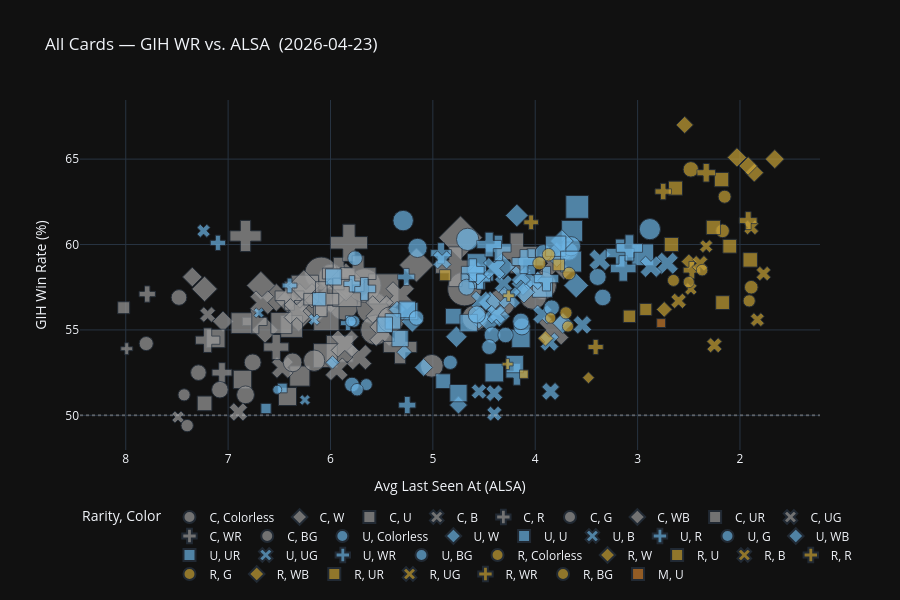

The code cell stored with this chart in its notebook:
### Markdown cell above
## Snapshot — Latest Day Rankings
Scatter all cards by GIH WR vs. ALSA for the most recent data file. Hover for details.

### Code cell
latest = df_all[df_all["Date"] == df_all["Date"].max()].copy()
latest["Rarity"] = pd.Categorical(latest["Rarity"], categories=RARITY_ORDER, ordered=True)
latest = latest.dropna(subset=["GIH WR", "ALSA"])

fig = px.scatter(
    latest,
    x="ALSA", y="GIH WR",
    color="Rarity",
    color_discrete_map=RARITY_COLORS,
    symbol="Color",
    size="# GIH",
    size_max=24,
    hover_name="Name",
    hover_data={
        "Color": True, "Rarity": True, "# GIH": True,
        "ALSA": ":.2f", "GIH WR": ":.1f", "IIH": ":.1f",
    },
    labels={"GIH WR": "GIH Win Rate (%)", "ALSA": "Avg Last Seen At (ALSA)"},
    title=f"All Cards — GIH WR vs. ALSA  ({pd.Timestamp(latest['Date'].iloc[0]).date()})",
    template="plotly_dark",
)
# Higher ALSA = picked later = lower priority; invert x so best cards sit top-right
fig.update_xaxes(autorange="reversed")
fig.add_hline(y=50, line=dict(dash="dot", color="rgba(200,200,200,0.35)"))
fig.update_layout(height=600, legend=dict(orientation="h", y=-0.15))
fig.show()

### Figure 1 — Plotly figure (JSON) as saved in the notebook; plotly's stock layout.template omitted (floating-point values rounded to 4 significant figures)
{"data": [{"customdata": [["Colorless", "C", 1635, 4.6], ["Colorless", "C", 1617, -0.6], ["Colorless", "C", 1318, -1.6], ["Colorless", "C", 4387, 4.9], ["Colorless", "C", 7237, 2.4], ["Colorless", "C", 5282, 0.1], ["Colorless", "C", 6734, 3.4], ["Colorless", "C", 7440, 3.9], ["Colorless", "C", 7639, 2.6], ["Colorless", "C", 5925, 0.5]], "hovertemplate": "<b>%{hovertext}</b><br><br>Rarity=%{customdata[1]}<br>Color=%{customdata[0]}<br>Avg Last Seen At (ALSA)=%{x:.2f}<br>GIH Win Rate (%)=%{y:.1f}<br># GIH=%{customdata[2]}<br>IIH=%{customdata[3]:.1f}<extra></extra>", "hovertext": ["Rancorous Archaic", "Mage Tower Referee", "Page, Loose Leaf", "Potioner's Trove", "Fields of Strife", "Forum of Amity", "Paradox Gardens", "Spectacle Summit", "Terramorphic Expanse", "Titan's Grave"], "legendgroup": "C, Colorless", "marker": {"color": "#9b9b9b", "size": [1635, 1617, 1318, 4387, 7237, 5282, 6734, 7440, 7639, 5925], "sizemode": "area", "sizeref": 13.26, "symbol": "circle"}, "mode": "markers", "name": "C, Colorless", "orientation": "v", "showlegend": true, "type": "scatter", "x": [7.48, 7.29, 7.8, 5.99, 6.09, 5.87, 5.59, 5.67, 4.69, 5.56], "xaxis": "x", "y": [56.9, 52.5, 54.2, 58.1, 58.3, 56.4, 56.3, 57.6, 57.4, 55.0], "yaxis": "y"}, {"customdata": [["W", "C", 4587, 2.1], ["W", "C", 3069, 0.1], ["W", "C", 4084, 1.1], ["W", "C", 3914, -1.3], ["W", "C", 7456, 2.6], ["W", "C", 2285, 2], ["W", "C", 1517, 1.4], ["W", "C", 3678, -2.1], ["W", "C", 1679, -1.2], ["W", "C", 2758, -2.3], ["W", "C", 3818, -0.5], ["W", "C", 5723, -0.5]], "hovertemplate": "<b>%{hovertext}</b><br><br>Rarity=%{customdata[1]}<br>Color=%{customdata[0]}<br>Avg Last Seen At (ALSA)=%{x:.2f}<br>GIH Win Rate (%)=%{y:.1f}<br># GIH=%{customdata[2]}<br>IIH=%{customdata[3]:.1f}<extra></extra>", "hovertext": ["Ajani's Response", "Ascendant Dustspeaker", "Dig Site Inventory", "Eager Glyphmage", "Elite Interceptor", "Honorbound Page", "Interjection", "Owlin Historian", "Rapier Wit", "Rehearsed Debater", "Shattered Acolyte", "Stone Docent"], "legendgroup": "C, W", "marker": {"color": "#9b9b9b", "size": [4587, 3069, 4084, 3914, 7456, 2285, 1517, 3678, 1679, 2758, 3818, 5723], "sizemode": "area", "sizeref": 13.26, "symbol": "diamond"}, "mode": "markers", "name": "C, W", "orientation": "v", "showlegend": true, "type": "scatter", "x": [5.16, 6.53, 5.86, 6.15, 4.73, 6.42, 7.35, 6.31, 7.05, 6.64, 6.0, 5.85], "xaxis": "x", "y": [58.8, 56.9, 57.7, 56.2, 60.4, 56.7, 58.1, 55.8, 55.5, 55.0, 56.9, 57.8], "yaxis": "y"}, {"customdata": [["U", "C", 3159, 3.3], ["U", "C", 952, 2.7], ["U", "C", 2708, 0.8], ["U", "C", 6028, 5.1], ["U", "C", 4724, 0.8], ["U", "C", 3771, 2.8], ["U", "C", 2264, 5], ["U", "C", 2258, 2.4], ["U", "C", 2939, 5], ["U", "C", 4997, 4.1], ["U", "C", 2165, 1.2], ["U", "C", 1433, -1.8]], "hovertemplate": "<b>%{hovertext}</b><br><br>Rarity=%{customdata[1]}<br>Color=%{customdata[0]}<br>Avg Last Seen At (ALSA)=%{x:.2f}<br>GIH Win Rate (%)=%{y:.1f}<br># GIH=%{customdata[2]}<br>IIH=%{customdata[3]:.1f}<extra></extra>", "hovertext": ["Banishing Betrayal", "Chase Inspiration", "Deluge Virtuoso", "Essence Scatter", "Hydro-Channeler", "Landscape Painter", "Muse's Encouragement", "Procrastinate", "Quick Study", "Run Behind", "Spellbook Seeker", "Textbook Tabulator"], "legendgroup": "C, U", "marker": {"color": "#9b9b9b", "size": [3159, 952, 2708, 6028, 4724, 3771, 2264, 2258, 2939, 4997, 2165, 1433], "sizemode": "area", "sizeref": 13.26, "symbol": "square"}, "mode": "markers", "name": "C, U", "orientation": "v", "showlegend": true, "type": "scatter", "x": [6.38, 8.02, 6.3, 5.48, 5.91, 6.05, 7.12, 6.86, 6.48, 6.25, 6.42, 7.23], "xaxis": "x", "y": [55.2, 56.3, 52.3, 57.4, 53.9, 53.5, 54.5, 52.1, 55.4, 57.4, 51.1, 50.7], "yaxis": "y"}, {"customdata": [["B", "C", 3436, 0.4], ["B", "C", 3280, -1.8], ["B", "C", 2660, -0.5], ["B", "C", 3121, 0.4], ["B", "C", 5482, 3.4], ["B", "C", 1233, 0.3], ["B", "C", 4125, 1.6], ["B", "C", 1710, -4.1], ["B", "C", 3916, 1.4], ["B", "C", 2394, -1], ["B", "C", 757, -1], ["B", "C", 4726, 0.8]], "hovertemplate": "<b>%{hovertext}</b><br><br>Rarity=%{customdata[1]}<br>Color=%{customdata[0]}<br>Avg Last Seen At (ALSA)=%{x:.2f}<br>GIH Win Rate (%)=%{y:.1f}<br># GIH=%{customdata[2]}<br>IIH=%{customdata[3]:.1f}<extra></extra>", "hovertext": ["Adventurous Eater", "Burrog Banemaker", "Cheerful Osteomancer", "Cost of Brilliance", "Last Gasp", "Masterful Flourish", "Melancholic Poet", "Pull from the Grave", "Send in the Pest", "Sneering Shadewriter", "Ulna Alley Shopkeep", "Wander Off"], "legendgroup": "C, B", "marker": {"color": "#9b9b9b", "size": [3436, 3280, 2660, 3121, 5482, 1233, 4125, 1710, 3916, 2394, 757, 4726], "sizemode": "area", "sizeref": 13.26, "symbol": "x"}, "mode": "markers", "name": "C, B", "orientation": "v", "showlegend": true, "type": "scatter", "x": [5.49, 5.72, 5.94, 6.24, 3.8, 7.2, 5.32, 6.9, 5.52, 6.47, 7.49, 3.82], "xaxis": "x", "y": [54.8, 53.4, 52.7, 57.0, 58.9, 55.9, 57.0, 50.2, 56.2, 52.8, 49.9, 55.0], "yaxis": "y"}, {"customdata": [["R", "C", 1225, 1.6], ["R", "C", 3861, 1.4], ["R", "C", 5203, -0.1], ["R", "C", 4886, 4], ["R", "C", 659, 3.9], ["R", "C", 6389, 4.1], ["R", "C", 2839, 2.8], ["R", "C", 1832, -1.3], ["R", "C", 2914, 0.4], ["R", "C", 7295, 3.6], ["R", "C", 7454, 5], ["R", "C", 2773, -0.4]], "hovertemplate": "<b>%{hovertext}</b><br><br>Rarity=%{customdata[1]}<br>Color=%{customdata[0]}<br>Avg Last Seen At (ALSA)=%{x:.2f}<br>GIH Win Rate (%)=%{y:.1f}<br># GIH=%{customdata[2]}<br>IIH=%{customdata[3]:.1f}<extra></extra>", "hovertext": ["Ancestral Anger", "Expressive Firedancer", "Goblin Glasswright", "Heated Argument", "Rearing Embermare", "Rubble Rouser", "Seize the Spoils", "Strife Scholar", "Tackle Artist", "Tome Blast", "Unsubtle Mockery", "Zealous Lorecaster"], "legendgroup": "C, R", "marker": {"color": "#9b9b9b", "size": [1225, 3861, 5203, 4886, 659, 6389, 2839, 1832, 2914, 7295, 7454, 2773], "sizemode": "area", "sizeref": 13.26, "symbol": "cross"}, "mode": "markers", "name": "C, R", "orientation": "v", "showlegend": true, "type": "scatter", "x": [7.79, 6.4, 5.32, 5.92, 7.99, 5.82, 6.74, 7.06, 6.53, 4.78, 4.18, 7.2], "xaxis": "x", "y": [57.1, 57.0, 54.0, 58.3, 53.9, 60.1, 55.5, 52.5, 54.0, 58.7, 59.5, 54.4], "yaxis": "y"}, {"customdata": [["G", "C", 4516, 3.1], ["G", "C", 1835, -2.1], ["G", "C", 977, 0.6], ["G", "C", 3008, 0.8], ["G", "C", 4938, 3.1], ["G", "C", 1014, -1.2], ["G", "C", 2338, 1.5], ["G", "C", 5251, 5.6], ["G", "C", 2120, 0], ["G", "C", 1896, 2.2]], "hovertemplate": "<b>%{hovertext}</b><br><br>Rarity=%{customdata[1]}<br>Color=%{customdata[0]}<br>Avg Last Seen At (ALSA)=%{x:.2f}<br>GIH Win Rate (%)=%{y:.1f}<br># GIH=%{customdata[2]}<br>IIH=%{customdata[3]:.1f}<extra></extra>", "hovertext": ["Burrog Barrage", "Follow the Lumarets", "Hungry Graffalon", "Mindful Biomancer", "Noxious Newt", "Oracle's Restoration", "Shopkeeper's Bane", "Studious First-Year", "Tenured Concocter", "Wild Hypothesis"], "legendgroup": "C, G", "marker": {"color": "#9b9b9b", "size": [4516, 1835, 977, 3008, 4938, 1014, 2338, 5251, 2120, 1896], "sizemode": "area", "sizeref": 13.26, "symbol": "circle"}, "mode": "markers", "name": "C, G", "orientation": "v", "showlegend": true, "type": "scatter", "x": [5.41, 7.08, 7.43, 6.16, 4.33, 7.4, 6.37, 3.93, 6.83, 6.76], "xaxis": "x", "y": [55.6, 51.5, 51.2, 53.2, 56.6, 49.4, 53.1, 57.6, 51.2, 53.1], "yaxis": "y"}, {"customdata": [["WB", "C", 3150, 0.2], ["WB", "C", 3889, -0.3], ["WB", "C", 2563, -0.3]], "hovertemplate": "<b>%{hovertext}</b><br><br>Rarity=%{customdata[1]}<br>Color=%{customdata[0]}<br>Avg Last Seen At (ALSA)=%{x:.2f}<br>GIH Win Rate (%)=%{y:.1f}<br># GIH=%{customdata[2]}<br>IIH=%{customdata[3]:.1f}<extra></extra>", "hovertext": ["Imperious Inkmage", "Inkling Mascot", "Render Speechless"], "legendgroup": "C, WB", "marker": {"color": "#9b9b9b", "size": [3150, 3889, 2563], "sizemode": "area", "sizeref": 13.26, "symbol": "diamond"}, "mode": "markers", "name": "C, WB", "orientation": "v", "showlegend": true, "type": "scatter", "x": [6.68, 6.26, 7.23], "xaxis": "x", "y": [57.6, 57.6, 57.4], "yaxis": "y"}, {"customdata": [["UR", "C", 4286, 2.5], ["UR", "C", 2856, 3.7], ["UR", "C", 5361, 5.7]], "hovertemplate": "<b>%{hovertext}</b><br><br>Rarity=%{customdata[1]}<br>Color=%{customdata[0]}<br>Avg Last Seen At (ALSA)=%{x:.2f}<br>GIH Win Rate (%)=%{y:.1f}<br># GIH=%{customdata[2]}<br>IIH=%{customdata[3]:.1f}<extra></extra>", "hovertext": ["Elemental Mascot", "Stadium Tidalmage", "Visionary's Dance"], "legendgroup": "C, UR", "marker": {"color": "#9b9b9b", "size": [4286, 2856, 5361], "sizemode": "area", "sizeref": 13.26, "symbol": "square"}, "mode": "markers", "name": "C, UR", "orientation": "v", "showlegend": true, "type": "scatter", "x": [6.04, 6.87, 5.84], "xaxis": "x", "y": [55.7, 55.4, 57.2], "yaxis": "y"}, {"customdata": [["UG", "C", 3281, 3.9], ["UG", "C", 2871, 5.7], ["UG", "C", 3845, 2]], "hovertemplate": "<b>%{hovertext}</b><br><br>Rarity=%{customdata[1]}<br>Color=%{customdata[0]}<br>Avg Last Seen At (ALSA)=%{x:.2f}<br>GIH Win Rate (%)=%{y:.1f}<br># GIH=%{customdata[2]}<br>IIH=%{customdata[3]:.1f}<extra></extra>", "hovertext": ["Embrace the Paradox", "Fractal Mascot", "Pterafractyl"], "legendgroup": "C, UG", "marker": {"color": "#9b9b9b", "size": [3281, 2871, 3845], "sizemode": "area", "sizeref": 13.26, "symbol": "x"}, "mode": "markers", "name": "C, UG", "orientation": "v", "showlegend": true, "type": "scatter", "x": [6.33, 6.67, 5.86], "xaxis": "x", "y": [56.1, 56.6, 54.2], "yaxis": "y"}, {"customdata": [["WR", "C", 4494, 3.5], ["WR", "C", 5640, -2.7], ["WR", "C", 5887, 1.8]], "hovertemplate": "<b>%{hovertext}</b><br><br>Rarity=%{customdata[1]}<br>Color=%{customdata[0]}<br>Avg Last Seen At (ALSA)=%{x:.2f}<br>GIH Win Rate (%)=%{y:.1f}<br># GIH=%{customdata[2]}<br>IIH=%{customdata[3]:.1f}<extra></extra>", "hovertext": ["Pursue the Past", "Spirit Mascot", "Wilt in the Heat"], "legendgroup": "C, WR", "marker": {"color": "#9b9b9b", "size": [4494, 5640, 5887], "sizemode": "area", "sizeref": 13.26, "symbol": "cross"}, "mode": "markers", "name": "C, WR", "orientation": "v", "showlegend": true, "type": "scatter", "x": [6.83, 6.09, 5.73], "xaxis": "x", "y": [60.5, 56.8, 58.3], "yaxis": "y"}, {"customdata": [["BG", "C", 4317, 1.7], ["BG", "C", 4940, 3.4], ["BG", "C", 3450, -1.3]], "hovertemplate": "<b>%{hovertext}</b><br><br>Rarity=%{customdata[1]}<br>Color=%{customdata[0]}<br>Avg Last Seen At (ALSA)=%{x:.2f}<br>GIH Win Rate (%)=%{y:.1f}<br># GIH=%{customdata[2]}<br>IIH=%{customdata[3]:.1f}<extra></extra>", "hovertext": ["Bogwater Lumaret", "Grapple with Death", "Pest Mascot"], "legendgroup": "C, BG", "marker": {"color": "#9b9b9b", "size": [4317, 4940, 3450], "sizemode": "area", "sizeref": 13.26, "symbol": "circle"}, "mode": "markers", "name": "C, BG", "orientation": "v", "showlegend": true, "type": "scatter", "x": [4.59, 4.02, 5.01], "xaxis": "x", "y": [55.7, 57.0, 52.9], "yaxis": "y"}, {"customdata": [["Colorless", "U", 2458, 8.6], ["Colorless", "U", 1438, 8], ["Colorless", "U", 1439, -0.8], ["Colorless", "U", 3323, 4.5]], "hovertemplate": "<b>%{hovertext}</b><br><br>Rarity=%{customdata[1]}<br>Color=%{customdata[0]}<br>Avg Last Seen At (ALSA)=%{x:.2f}<br>GIH Win Rate (%)=%{y:.1f}<br># GIH=%{customdata[2]}<br>IIH=%{customdata[3]:.1f}<extra></extra>", "hovertext": ["Sundering Archaic", "Transcendent Archaic", "Diary of Dreams", "Strixhaven Skycoach"], "legendgroup": "U, Colorless", "marker": {"color": "#6cb4e4", "size": [2458, 1438, 1439, 3323], "sizemode": "area", "sizeref": 13.26, "symbol": "circle"}, "mode": "markers", "name": "U, Colorless", "orientation": "v", "showlegend": true, "type": "scatter", "x": [5.15, 5.76, 5.79, 4.66], "xaxis": "x", "y": [59.8, 59.2, 51.8, 60.3], "yaxis": "y"}, {"customdata": [["W", "U", 715, -0.7], ["W", "U", 1262, -5.5], ["W", "U", 892, -1.4], ["W", "U", 2873, 1.4], ["W", "U", 2081, -0.7], ["W", "U", 1864, -1.1], ["W", "U", 2417, 0.8], ["W", "U", 1937, -0.7], ["W", "U", 1270, -4.8], ["W", "U", 2119, 0.3], ["W", "U", 1810, -3.8], ["W", "U", 1060, 0.4], ["W", "U", 1853, -2.2], ["W", "U", 2448, 3.8]], "hovertemplate": "<b>%{hovertext}</b><br><br>Rarity=%{customdata[1]}<br>Color=%{customdata[0]}<br>Avg Last Seen At (ALSA)=%{x:.2f}<br>GIH Win Rate (%)=%{y:.1f}<br># GIH=%{customdata[2]}<br>IIH=%{customdata[3]:.1f}<extra></extra>", "hovertext": ["Daydream", "Ennis, Debate Moderator", "Graduation Day", "Group Project", "Inkshape Demonstrator", "Primary Research", "Quill-Blade Laureate", "Soaring Stoneglider", "Spiritcall Enthusiast", "Stand Up for Yourself", "Summoned Dromedary", "Helping Hand", "Hop to It", "Repel Calamity"], "legendgroup": "U, W", "marker": {"color": "#6cb4e4", "size": [715, 1262, 892, 2873, 2081, 1864, 2417, 1937, 1270, 2119, 1810, 1060, 1853, 2448], "sizemode": "area", "sizeref": 13.26, "symbol": "diamond"}, "mode": "markers", "name": "U, W", "orientation": "v", "showlegend": true, "type": "scatter", "x": [5.98, 4.75, 5.28, 4.33, 4.44, 4.55, 3.6, 4.45, 5.09, 4.12, 4.77, 5.35, 5.2, 3.79], "xaxis": "x", "y": [53.1, 50.6, 53.7, 58.7, 56.6, 55.7, 57.6, 55.5, 52.8, 57.7, 54.6, 56.2, 55.5, 59.4], "yaxis": "y"}, {"customdata": [["U", "U", 1190, 5.5], ["U", "U", 2236, 1.2], ["U", "U", 1737, 4.6], ["U", "U", 1435, 3.2], ["U", "U", 2704, 3.9], ["U", "U", 702, 2.2], ["U", "U", 1972, 2.5], ["U", "U", 2908, 8], ["U", "U", 2292, 0.4], ["U", "U", 1637, 5.2], ["U", "U", 2021, 3.2], ["U", "U", 1819, 4.7], ["U", "U", 1785, 1.7], ["U", "U", 1603, 1.5], ["U", "U", 622, 1.7], ["U", "U", 3091, 6.5]], "hovertemplate": "<b>%{hovertext}</b><br><br>Rarity=%{customdata[1]}<br>Color=%{customdata[0]}<br>Avg Last Seen At (ALSA)=%{x:.2f}<br>GIH Win Rate (%)=%{y:.1f}<br># GIH=%{customdata[2]}<br>IIH=%{customdata[3]:.1f}<extra></extra>", "hovertext": ["Brush Off", "Campus Composer", "Divergent Equation", "Encouraging Aviator", "Flow State", "Fractalize", "Homesickness", "Matterbending Mage", "Muse Seeker", "Orysa, Tide Choreographer", "Tester of the Tangential", "Deduce", "Disdainful Stroke", "Sleight of Hand", "Spell Pierce", "Stock Up"], "legendgroup": "U, U", "marker": {"color": "#6cb4e4", "size": [1190, 2236, 1737, 1435, 2704, 702, 1972, 2908, 2292, 1637, 2021, 1819, 1785, 1603, 622, 3091], "sizemode": "area", "sizeref": 13.26, "symbol": "square"}, "mode": "markers", "name": "U, U", "orientation": "v", "showlegend": true, "type": "scatter", "x": [6.11, 4.14, 5.97, 4.9, 3.93, 6.63, 5.23, 3.64, 4.4, 4.8, 4.65, 5.25, 5.32, 5.39, 6.47, 2.95], "xaxis": "x", "y": [56.8, 54.5, 58.1, 52.0, 57.5, 50.4, 56.1, 60.8, 52.5, 55.8, 55.4, 56.2, 54.5, 55.5, 51.6, 59.4], "yaxis": "y"}, {"customdata": [["B", "U", 904, 8.2], ["B", "U", 1160, -2.1], ["B", "U", 1660, 4.7], ["B", "U", 2375, 3.7], ["B", "U", 1938, 1.3], ["B", "U", 2498, 3.8], ["B", "U", 1632, -2], ["B", "U", 1754, 0.4], ["B", "U", 1444, -0.7], ["B", "U", 1886, 2.9], ["B", "U", 576, -4.8], ["B", "U", 1219, -2.6], ["B", "U", 2356, 3.7], ["B", "U", 1753, 0.8], ["B", "U", 662, 3.1], ["B", "U", 550, 7.9]], "hovertemplate": "<b>%{hovertext}</b><br><br>Rarity=%{customdata[1]}<br>Color=%{customdata[0]}<br>Avg Last Seen At (ALSA)=%{x:.2f}<br>GIH Win Rate (%)=%{y:.1f}<br># GIH=%{customdata[2]}<br>IIH=%{customdata[3]:.1f}<extra></extra>", "hovertext": ["Arcane Omens", "Arnyn, Deathbloom Botanist", "Dissection Practice", "End of the Hunt", "Eternal Student", "Foolish Fate", "Forum Necroscribe", "Lecturing Scornmage", "Leech Collector", "Poisoner's Apprentice", "Rabid Attack", "Scathing Shadelock", "Bitter Triumph", "Feed the Swarm", "Locust Spray", "Stargaze"], "legendgroup": "U, B", "marker": {"color": "#6cb4e4", "size": [904, 1160, 1660, 2375, 1938, 2498, 1632, 1754, 1444, 1886, 576, 1219, 2356, 1753, 662, 550], "sizemode": "area", "sizeref": 13.26, "symbol": "x"}, "mode": "markers", "name": "U, B", "orientation": "v", "showlegend": true, "type": "scatter", "x": [7.24, 4.4, 4.31, 3.37, 4.53, 2.71, 3.85, 4.02, 4.4, 3.93, 6.25, 4.55, 2.87, 3.54, 6.16, 6.7], "xaxis": "x", "y": [60.8, 50.1, 57.7, 59.1, 56.7, 58.9, 51.4, 57.9, 51.3, 55.9, 50.9, 51.4, 58.7, 55.3, 55.6, 56.0], "yaxis": "y"}, {"customdata": [["R", "U", 1076, 6.9], ["R", "U", 2772, 4.4], ["R", "U", 1353, -1.8], ["R", "U", 2837, 2.6], ["R", "U", 1013, 4], ["R", "U", 2528, -0.2], ["R", "U", 3603, 5.3], ["R", "U", 2427, 0.9], ["R", "U", 1010, 2.2], ["R", "U", 2183, -1.6], ["R", "U", 1973, 3.8], ["R", "U", 2052, 4.3], ["R", "U", 3013, 3.8], ["R", "U", 3181, 5.5], ["R", "U", 1354, 1.8]], "hovertemplate": "<b>%{hovertext}</b><br><br>Rarity=%{customdata[1]}<br>Color=%{customdata[0]}<br>Avg Last Seen At (ALSA)=%{x:.2f}<br>GIH Win Rate (%)=%{y:.1f}<br># GIH=%{customdata[2]}<br>IIH=%{customdata[3]:.1f}<extra></extra>", "hovertext": ["Archaic's Agony", "Artistic Process", "Blazing Firesinger", "Charging Strifeknight", "Duel Tactics", "Garrison Excavator", "Impractical Joke", "Living History", "Mica, Reader of Ruins", "Pigment Wrangler", "Tablet of Discovery", "Thunderdrum Soloist", "Abrade", "Burst Lightning", "Monstrous Rage"], "legendgroup": "U, R", "marker": {"color": "#6cb4e4", "size": [1076, 2772, 1353, 2837, 1013, 2528, 3603, 2427, 1010, 2183, 1973, 2052, 3013, 3181, 1354], "sizemode": "area", "sizeref": 13.26, "symbol": "cross"}, "mode": "markers", "name": "U, R", "orientation": "v", "showlegend": true, "type": "scatter", "x": [7.1, 3.89, 5.25, 4.53, 6.4, 4.61, 3.17, 5.67, 5.83, 4.18, 4.92, 4.54, 3.14, 3.08, 5.26], "xaxis": "x", "y": [60.1, 58.0, 50.6, 58.1, 57.6, 58.1, 59.5, 57.4, 55.4, 52.4, 59.5, 58.0, 58.6, 59.8, 58.1], "yaxis": "y"}, {"customdata": [["G", "U", 947, 1.4], ["G", "U", 2089, 6.1], ["G", "U", 1041, -1.5], ["G", "U", 1894, 3.2], ["G", "U", 2992, 9.2], ["G", "U", 1970, 1.3], ["G", "U", 2462, 5.9], ["G", "U", 2787, 8.8], ["G", "U", 1700, 3.4], ["G", "U", 1807, 3], ["G", "U", 926, 6.3], ["G", "U", 542, -0.3], ["G", "U", 1932, 8.8], ["G", "U", 1440, 4.9], ["G", "U", 1758, 3.6]], "hovertemplate": "<b>%{hovertext}</b><br><br>Rarity=%{customdata[1]}<br>Color=%{customdata[0]}<br>Avg Last Seen At (ALSA)=%{x:.2f}<br>GIH Win Rate (%)=%{y:.1f}<br># GIH=%{customdata[2]}<br>IIH=%{customdata[3]:.1f}<extra></extra>", "hovertext": ["Aberrant Manawurm", "Additive Evolution", "Chelonian Tackle", "Emil, Vastlands Roamer", "Environmental Scientist", "Infirmary Healer", "Pestbrood Sloth", "Snarl Song", "Thornfist Striker", "Topiary Lecturer", "Zimone's Experiment", "Giant Growth", "Knockout Maneuver", "Royal Treatment", "Shared Roots"], "legendgroup": "U, G", "marker": {"color": "#6cb4e4", "size": [947, 2089, 1041, 1894, 2992, 1970, 2462, 2787, 1700, 1807, 926, 542, 1932, 1440, 1758], "sizemode": "area", "sizeref": 13.26, "symbol": "circle"}, "mode": "markers", "name": "U, G", "orientation": "v", "showlegend": true, "type": "scatter", "x": [5.65, 3.67, 5.74, 4.13, 2.88, 4.57, 3.65, 5.29, 4.67, 4.14, 5.77, 6.52, 3.92, 5.16, 4.42], "xaxis": "x", "y": [51.8, 59.6, 51.5, 55.2, 60.9, 55.9, 59.9, 61.4, 57.5, 55.5, 55.5, 51.5, 59.5, 55.7, 54.7], "yaxis": "y"}, {"customdata": [["WB", "U", 1725, -0.8], ["WB", "U", 1788, -0.1], ["WB", "U", 2073, 2.4], ["WB", "U", 2047, 4.7], ["WB", "U", 1803, 1], ["WB", "U", 2041, 0.4]], "hovertemplate": "<b>%{hovertext}</b><br><br>Rarity=%{customdata[1]}<br>Color=%{customdata[0]}<br>Avg Last Seen At (ALSA)=%{x:.2f}<br>GIH Win Rate (%)=%{y:.1f}<br># GIH=%{customdata[2]}<br>IIH=%{customdata[3]:.1f}<extra></extra>", "hovertext": ["Abigale, Poet Laureate", "Killian's Confidence", "Scolding Administrator", "Silverquill Charm", "Snooping Page", "Stirring Honormancer"], "legendgroup": "U, WB", "marker": {"color": "#6cb4e4", "size": [1725, 1788, 2073, 2047, 1803, 2041], "sizemode": "area", "sizeref": 13.26, "symbol": "diamond"}, "mode": "markers", "name": "U, WB", "orientation": "v", "showlegend": true, "type": "scatter", "x": [3.73, 4.35, 3.74, 4.18, 4.11, 4.56], "xaxis": "x", "y": [55.4, 55.8, 60.2, 61.7, 57.2, 58.3], "yaxis": "y"}, {"customdata": [["UR", "U", 1978, -2.1], ["UR", "U", 2475, 6.3], ["UR", "U", 1596, 4], ["UR", "U", 2745, 8], ["UR", "U", 1996, 2.6], ["UR", "U", 3447, 9.7], ["UR", "U", 2895, 4.5]], "hovertemplate": "<b>%{hovertext}</b><br><br>Rarity=%{customdata[1]}<br>Color=%{customdata[0]}<br>Avg Last Seen At (ALSA)=%{x:.2f}<br>GIH Win Rate (%)=%{y:.1f}<br># GIH=%{customdata[2]}<br>IIH=%{customdata[3]:.1f}<extra></extra>", "hovertext": ["Abstract Paintmage", "Prismari Charm", "Rapturous Moment", "Sanar, Unfinished Genius", "Spectacular Skywhale", "Stress Dream", "Vibrant Outburst"], "legendgroup": "U, UR", "marker": {"color": "#6cb4e4", "size": [1978, 2475, 1596, 2745, 1996, 3447, 2895], "sizemode": "area", "sizeref": 13.26, "symbol": "square"}, "mode": "markers", "name": "U, UR", "orientation": "v", "showlegend": true, "type": "scatter", "x": [4.75, 4.57, 5.47, 3.8, 4.2, 3.59, 3.65], "xaxis": "x", "y": [51.3, 58.9, 55.3, 59.9, 53.0, 62.2, 59.0], "yaxis": "y"}, {"customdata": [["UG", "U", 1882, 5.8], ["UG", "U", 1762, 4.8], ["UG", "U", 2422, 4.5], ["UG", "U", 2467, 4.3], ["UG", "U", 1709, 8.9], ["UG", "U", 1805, 1.8]], "hovertemplate": "<b>%{hovertext}</b><br><br>Rarity=%{customdata[1]}<br>Color=%{customdata[0]}<br>Avg Last Seen At (ALSA)=%{x:.2f}<br>GIH Win Rate (%)=%{y:.1f}<br># GIH=%{customdata[2]}<br>IIH=%{customdata[3]:.1f}<extra></extra>", "hovertext": ["Cuboid Colony", "Fractal Tender", "Paradox Surveyor", "Proctor's Gaze", "Quandrix Charm", "Tam, Observant Sequencer"], "legendgroup": "U, UG", "marker": {"color": "#6cb4e4", "size": [1882, 1762, 2422, 2467, 1709, 1805], "sizemode": "area", "sizeref": 13.26, "symbol": "x"}, "mode": "markers", "name": "U, UG", "orientation": "v", "showlegend": true, "type": "scatter", "x": [4.14, 4.38, 4.25, 4.4, 4.91, 3.86], "xaxis": "x", "y": [58.2, 55.9, 56.9, 58.6, 59.1, 54.3], "yaxis": "y"}, {"customdata": [["WR", "U", 2991, 4.5], ["WR", "U", 2402, 0.8], ["WR", "U", 1234, 2], ["WR", "U", 2812, 3.3], ["WR", "U", 3041, 1.1], ["WR", "U", 2670, 2.6]], "hovertemplate": "<b>%{hovertext}</b><br><br>Rarity=%{customdata[1]}<br>Color=%{customdata[0]}<br>Avg Last Seen At (ALSA)=%{x:.2f}<br>GIH Win Rate (%)=%{y:.1f}<br># GIH=%{customdata[2]}<br>IIH=%{customdata[3]:.1f}<extra></extra>", "hovertext": ["Colossus of the Blood Age", "Kirol, History Buff", "Lorehold Charm", "Molten Note", "Practiced Scrollsmith", "Startled Relic Sloth"], "legendgroup": "U, WR", "marker": {"color": "#6cb4e4", "size": [2991, 2402, 1234, 2812, 3041, 2670], "sizemode": "area", "sizeref": 13.26, "symbol": "cross"}, "mode": "markers", "name": "U, WR", "orientation": "v", "showlegend": true, "type": "scatter", "x": [4.36, 4.61, 5.79, 4.45, 4.04, 4.11], "xaxis": "x", "y": [59.8, 58.5, 57.7, 60.0, 59.0, 59.0], "yaxis": "y"}, {"customdata": [["BG", "U", 1907, 4.1], ["BG", "U", 1808, 4.6], ["BG", "U", 1327, 1.2], ["BG", "U", 1569, 2], ["BG", "U", 742, 3.8], ["BG", "U", 1621, 2.7], ["BG", "U", 1484, -0.5]], "hovertemplate": "<b>%{hovertext}</b><br><br>Rarity=%{customdata[1]}<br>Color=%{customdata[0]}<br>Avg Last Seen At (ALSA)=%{x:.2f}<br>GIH Win Rate (%)=%{y:.1f}<br># GIH=%{customdata[2]}<br>IIH=%{customdata[3]:.1f}<extra></extra>", "hovertext": ["Essenceknit Scholar", "Lluwen, Exchange Student", "Mind Roots", "Old-Growth Educator", "Root Manipulation", "Teacher's Pest", "Witherbloom Charm"], "legendgroup": "U, BG", "marker": {"color": "#6cb4e4", "size": [1907, 1808, 1327, 1569, 742, 1621, 1484], "sizemode": "area", "sizeref": 13.26, "symbol": "circle"}, "mode": "markers", "name": "U, BG", "orientation": "v", "showlegend": true, "type": "scatter", "x": [3.39, 3.34, 4.83, 4.29, 5.8, 3.84, 4.45], "xaxis": "x", "y": [58.1, 56.9, 53.1, 54.7, 55.5, 56.3, 54.0], "yaxis": "y"}, {"customdata": [["Colorless", "R", 1579, 12.7], ["Colorless", "R", 834, 2.5], ["Colorless", "R", 1001, 3], ["Colorless", "R", 1078, 7], ["Colorless", "R", 749, 1.1], ["Colorless", "R", 1083, 6.1], ["Colorless", "R", 1147, 5.3]], "hovertemplate": "<b>%{hovertext}</b><br><br>Rarity=%{customdata[1]}<br>Color=%{customdata[0]}<br>Avg Last Seen At (ALSA)=%{x:.2f}<br>GIH Win Rate (%)=%{y:.1f}<br># GIH=%{customdata[2]}<br>IIH=%{customdata[3]:.1f}<extra></extra>", "hovertext": ["Together as One", "Deathcap Glade", "Dreamroot Cascade", "Great Hall of the Biblioplex", "Shattered Sanctum", "Stormcarved Coast", "Sundown Pass"], "legendgroup": "R, Colorless", "marker": {"color": "#c7a137", "size": [1579, 834, 1001, 1078, 749, 1083, 1147], "sizemode": "area", "sizeref": 13.26, "symbol": "circle"}, "mode": "markers", "name": "R, Colorless", "orientation": "v", "showlegend": true, "type": "scatter", "x": [2.48, 3.68, 3.7, 3.87, 3.85, 3.67, 3.96], "xaxis": "x", "y": [64.4, 55.2, 56.0, 59.4, 55.7, 58.3, 58.9], "yaxis": "y"}, {"customdata": [["W", "R", 1474, 7.4], ["W", "R", 917, 2.8], ["W", "R", 1359, 7.5], ["W", "R", 935, -3], ["W", "R", 1341, 6.6], ["W", "R", 1432, 9.9]], "hovertemplate": "<b>%{hovertext}</b><br><br>Rarity=%{customdata[1]}<br>Color=%{customdata[0]}<br>Avg Last Seen At (ALSA)=%{x:.2f}<br>GIH Win Rate (%)=%{y:.1f}<br># GIH=%{customdata[2]}<br>IIH=%{customdata[3]:.1f}<extra></extra>", "hovertext": ["Antiquities on the Loose", "Erode", "Informed Inkwright", "Joined Researchers", "Practiced Offense", "Stirring Hopesinger"], "legendgroup": "R, W", "marker": {"color": "#c7a137", "size": [1474, 917, 1359, 935, 1341, 1432], "sizemode": "area", "sizeref": 13.26, "symbol": "diamond"}, "mode": "markers", "name": "R, W", "orientation": "v", "showlegend": true, "type": "scatter", "x": [2.03, 2.5, 1.86, 3.9, 1.92, 1.66], "xaxis": "x", "y": [65.1, 59.0, 64.2, 54.5, 64.6, 65.0], "yaxis": "y"}, {"customdata": [["U", "R", 1341, 7.9], ["U", "R", 969, 5.1], ["U", "R", 1381, 8.5], ["U", "R", 890, 5.2], ["U", "R", 1262, 10.2], ["U", "R", 1259, 4.7], ["U", "R", 826, 7.3]], "hovertemplate": "<b>%{hovertext}</b><br><br>Rarity=%{customdata[1]}<br>Color=%{customdata[0]}<br>Avg Last Seen At (ALSA)=%{x:.2f}<br>GIH Win Rate (%)=%{y:.1f}<br># GIH=%{customdata[2]}<br>IIH=%{customdata[3]:.1f}<extra></extra>", "hovertext": ["Exhibition Tidecaller", "Harmonized Trio", "Jadzi, Steward of Fate", "Mana Sculpt", "Pensive Professor", "Skycoach Conductor", "Wisdom of Ages"], "legendgroup": "R, U", "marker": {"color": "#c7a137", "size": [1341, 969, 1381, 890, 1262, 1259, 826], "sizemode": "area", "sizeref": 13.26, "symbol": "square"}, "mode": "markers", "name": "R, U", "orientation": "v", "showlegend": true, "type": "scatter", "x": [2.67, 2.92, 1.9, 3.77, 2.1, 2.17, 4.88], "xaxis": "x", "y": [60.0, 56.2, 59.1, 58.8, 59.9, 56.6, 58.2], "yaxis": "y"}, {"customdata": [["B", "R", 1000, 2.4], ["B", "R", 1126, 8.5], ["B", "R", 876, 4.6], ["B", "R", 1086, 3.9], ["B", "R", 794, 3.6]], "hovertemplate": "<b>%{hovertext}</b><br><br>Rarity=%{customdata[1]}<br>Color=%{customdata[0]}<br>Avg Last Seen At (ALSA)=%{x:.2f}<br>GIH Win Rate (%)=%{y:.1f}<br># GIH=%{customdata[2]}<br>IIH=%{customdata[3]:.1f}<extra></extra>", "hovertext": ["Grave Researcher", "Moseo, Vein's New Dean", "Postmortem Professor", "Scheming Silvertongue", "Tragedy Feaster"], "legendgroup": "R, B", "marker": {"color": "#c7a137", "size": [1000, 1126, 876, 1086, 794], "sizemode": "area", "sizeref": 13.26, "symbol": "x"}, "mode": "markers", "name": "R, B", "orientation": "v", "showlegend": true, "type": "scatter", "x": [1.83, 1.89, 2.33, 1.77, 2.48], "xaxis": "x", "y": [55.6, 61.0, 59.9, 58.3, 57.4], "yaxis": "y"}, {"customdata": [["R", "R", 593, 2.5], ["R", "R", 1395, 5.8], ["R", "R", 1476, 7.6], ["R", "R", 559, -0.2]], "hovertemplate": "<b>%{hovertext}</b><br><br>Rarity=%{customdata[1]}<br>Color=%{customdata[0]}<br>Avg Last Seen At (ALSA)=%{x:.2f}<br>GIH Win Rate (%)=%{y:.1f}<br># GIH=%{customdata[2]}<br>IIH=%{customdata[3]:.1f}<extra></extra>", "hovertext": ["Flashback", "Magmablood Archaic", "Molten-Core Maestro", "Steal the Show"], "legendgroup": "R, R", "marker": {"color": "#c7a137", "size": [593, 1395, 1476, 559], "sizemode": "area", "sizeref": 13.26, "symbol": "cross"}, "mode": "markers", "name": "R, R", "orientation": "v", "showlegend": true, "type": "scatter", "x": [4.26, 2.47, 1.92, 4.27], "xaxis": "x", "y": [57.0, 58.5, 61.4, 53.0], "yaxis": "y"}, {"customdata": [["G", "R", 1119, 10.2], ["G", "R", 1241, 7.2], ["G", "R", 988, 5.5], ["G", "R", 1227, 7.3]], "hovertemplate": "<b>%{hovertext}</b><br><br>Rarity=%{customdata[1]}<br>Color=%{customdata[0]}<br>Avg Last Seen At (ALSA)=%{x:.2f}<br>GIH Win Rate (%)=%{y:.1f}<br># GIH=%{customdata[2]}<br>IIH=%{customdata[3]:.1f}<extra></extra>", "hovertext": ["Ambitious Augmenter", "Slumbering Trudge", "Vastlands Scavenger", "Wildgrowth Archaic"], "legendgroup": "R, G", "marker": {"color": "#c7a137", "size": [1119, 1241, 988, 1227], "sizemode": "area", "sizeref": 13.26, "symbol": "circle"}, "mode": "markers", "name": "R, G", "orientation": "v", "showlegend": true, "type": "scatter", "x": [2.15, 2.17, 1.91, 1.89], "xaxis": "x", "y": [62.8, 60.8, 56.7, 57.5], "yaxis": "y"}, {"customdata": [["WB", "R", 974, -0.2], ["WB", "R", 1175, 13.3], ["WB", "R", 565, -0.6]], "hovertemplate": "<b>%{hovertext}</b><br><br>Rarity=%{customdata[1]}<br>Color=%{customdata[0]}<br>Avg Last Seen At (ALSA)=%{x:.2f}<br>GIH Win Rate (%)=%{y:.1f}<br># GIH=%{customdata[2]}<br>IIH=%{customdata[3]:.1f}<extra></extra>", "hovertext": ["Conciliator's Duelist", "Moment of Reckoning", "Nita, Forum Conciliator"], "legendgroup": "R, WB", "marker": {"color": "#c7a137", "size": [974, 1175, 565], "sizemode": "area", "sizeref": 13.26, "symbol": "diamond"}, "mode": "markers", "name": "R, WB", "orientation": "v", "showlegend": true, "type": "scatter", "x": [2.74, 2.54, 3.48], "xaxis": "x", "y": [56.2, 67.0, 52.2], "yaxis": "y"}, {"customdata": [["UR", "R", 1370, 10.2], ["UR", "R", 1024, 5.4], ["UR", "R", 1306, 13.1], ["UR", "R", 1345, 10.3], ["UR", "R", 521, 1.7]], "hovertemplate": "<b>%{hovertext}</b><br><br>Rarity=%{customdata[1]}<br>Color=%{customdata[0]}<br>Avg Last Seen At (ALSA)=%{x:.2f}<br>GIH Win Rate (%)=%{y:.1f}<br># GIH=%{customdata[2]}<br>IIH=%{customdata[3]:.1f}<extra></extra>", "hovertext": ["Colorstorm Stallion", "Resonating Lute", "Splatter Technique", "Traumatic Critique", "Zaffai and the Tempests"], "legendgroup": "R, UR", "marker": {"color": "#c7a137", "size": [1370, 1024, 1306, 1345, 521], "sizemode": "area", "sizeref": 13.26, "symbol": "square"}, "mode": "markers", "name": "R, UR", "orientation": "v", "showlegend": true, "type": "scatter", "x": [2.18, 3.08, 2.63, 2.26, 4.11], "xaxis": "x", "y": [63.8, 55.8, 63.3, 61.0, 52.4], "yaxis": "y"}, {"customdata": [["UG", "R", 1252, 7.5], ["UG", "R", 1186, 2.6], ["UG", "R", 1234, 2.3]], "hovertemplate": "<b>%{hovertext}</b><br><br>Rarity=%{customdata[1]}<br>Color=%{customdata[0]}<br>Avg Last Seen At (ALSA)=%{x:.2f}<br>GIH Win Rate (%)=%{y:.1f}<br># GIH=%{customdata[2]}<br>IIH=%{customdata[3]:.1f}<extra></extra>", "hovertext": ["Applied Geometry", "Berta, Wise Extrapolator", "Mind into Matter"], "legendgroup": "R, UG", "marker": {"color": "#c7a137", "size": [1252, 1186, 1234], "sizemode": "area", "sizeref": 13.26, "symbol": "x"}, "mode": "markers", "name": "R, UG", "orientation": "v", "showlegend": true, "type": "scatter", "x": [2.39, 2.25, 2.6], "xaxis": "x", "y": [58.9, 54.1, 56.7], "yaxis": "y"}, {"customdata": [["WR", "R", 1580, 9.7], ["WR", "R", 1067, -0.2], ["WR", "R", 1246, 8.1], ["WR", "R", 993, 5.1]], "hovertemplate": "<b>%{hovertext}</b><br><br>Rarity=%{customdata[1]}<br>Color=%{customdata[0]}<br>Avg Last Seen At (ALSA)=%{x:.2f}<br>GIH Win Rate (%)=%{y:.1f}<br># GIH=%{customdata[2]}<br>IIH=%{customdata[3]:.1f}<extra></extra>", "hovertext": ["Ark of Hunger", "Aziza, Mage Tower Captain", "Hardened Academic", "Suspend Aggression"], "legendgroup": "R, WR", "marker": {"color": "#c7a137", "size": [1580, 1067, 1246, 993], "sizemode": "area", "sizeref": 13.26, "symbol": "cross"}, "mode": "markers", "name": "R, WR", "orientation": "v", "showlegend": true, "type": "scatter", "x": [2.33, 3.41, 2.75, 4.04], "xaxis": "x", "y": [64.2, 54.0, 63.1, 61.3], "yaxis": "y"}, {"customdata": [["BG", "R", 898, 5.2], ["BG", "R", 842, 6.6], ["BG", "R", 953, 4.9]], "hovertemplate": "<b>%{hovertext}</b><br><br>Rarity=%{customdata[1]}<br>Color=%{customdata[0]}<br>Avg Last Seen At (ALSA)=%{x:.2f}<br>GIH Win Rate (%)=%{y:.1f}<br># GIH=%{customdata[2]}<br>IIH=%{customdata[3]:.1f}<extra></extra>", "hovertext": ["Blech, Loafing Pest", "Cauldron of Essence", "Vicious Rivalry"], "legendgroup": "R, BG", "marker": {"color": "#c7a137", "size": [898, 842, 953], "sizemode": "area", "sizeref": 13.26, "symbol": "circle"}, "mode": "markers", "name": "R, BG", "orientation": "v", "showlegend": true, "type": "scatter", "x": [2.37, 2.5, 2.65], "xaxis": "x", "y": [58.5, 57.8, 57.9], "yaxis": "y"}, {"customdata": [["U", "M", 527, 1.5]], "hovertemplate": "<b>%{hovertext}</b><br><br>Rarity=%{customdata[1]}<br>Color=%{customdata[0]}<br>Avg Last Seen At (ALSA)=%{x:.2f}<br>GIH Win Rate (%)=%{y:.1f}<br># GIH=%{customdata[2]}<br>IIH=%{customdata[3]:.1f}<extra></extra>", "hovertext": ["Mathemagics"], "legendgroup": "M, U", "marker": {"color": "#c97c2e", "size": [527], "sizemode": "area", "sizeref": 13.26, "symbol": "square"}, "mode": "markers", "name": "M, U", "orientation": "v", "showlegend": true, "type": "scatter", "x": [2.77], "xaxis": "x", "y": [55.4], "yaxis": "y"}], "layout": {"height": 600, "legend": {"itemsizing": "constant", "orientation": "h", "title": {"text": "Rarity, Color"}, "tracegroupgap": 0, "y": -0.15}, "shapes": [{"line": {"color": "rgba(200,200,200,0.35)", "dash": "dot"}, "type": "line", "x0": 0, "x1": 1, "xref": "x domain", "y0": 50, "y1": 50, "yref": "y"}], "title": {"text": "All Cards — GIH WR vs. ALSA  (2026-04-23)"}, "xaxis": {"anchor": "y", "autorange": "reversed", "domain": [0, 1], "title": {"text": "Avg Last Seen At (ALSA)"}}, "yaxis": {"anchor": "x", "domain": [0, 1], "title": {"text": "GIH Win Rate (%)"}}}}
